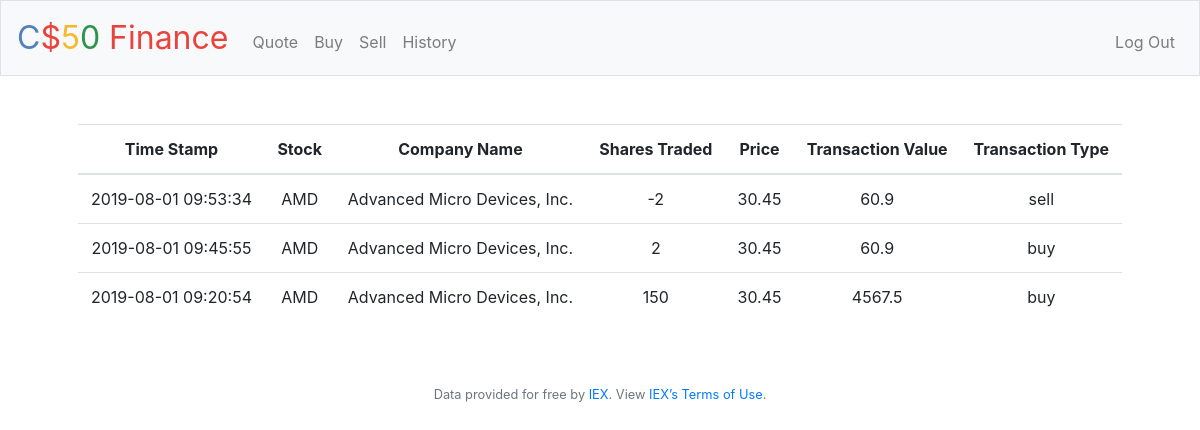
Screenshot of /history (signed in) with the database file from the repository.
### tables this page shows
CREATE TABLE 'transactions' ('transid' INTEGER PRIMARY KEY AUTOINCREMENT NOT NULL, 'id' INTEGER NOT NULL, 'type' TEXT NOT NULL, 'timestamp' DATETIME DEFAULT CURRENT_TIMESTAMP, 'symbol' TEXT NOT NULL, 'company' TEXT NOT NULL, 'price' REAL NOT NULL, 'quantity'  INTEGER NOT NULL  , 'tranvalue' REAL  NOT NULL);

### application.py (the view)
@app.route("/history")
@login_required
def history():
    rows = db.execute("SELECT * FROM transactions WHERE id= :id", id = session["user_id"])
    rows.reverse()
    return render_template("transaction.html", rows=rows)

### application.py (called while the page is built)
@app.after_request
def after_request(response):
    response.headers["Cache-Control"] = "no-cache, no-store, must-revalidate"
    response.headers["Expires"] = 0
    response.headers["Pragma"] = "no-cache"
    return response

### helpers.py (called while the page is built)
def login_required(f):
    @wraps(f)
    def decorated_function(*args, **kwargs):
        if session.get("user_id") is None:
            return redirect("/login")
        return f(*args, **kwargs)
    return decorated_function

### templates/transaction.html (shortened to what this page needs)
{% extends "layout.html" %}
{% block main %}
<table class = "table">
        <thead>
            <tr>
            <th scope = "col">Time Stamp</th>
            <th scope = "col">Stock</th>
            <th scope = "col">Company Name</th>
            <th scope = "col">Shares Traded</th>
            <th scope = "col">Price</th>
            <th scope = "col">Transaction Value</th>
            <th scope = "col">Transaction Type</th>
            </tr>
        </thead>
        <tbody>
        {% for row in rows %}
        <tr>
        <td>{{row["timestamp"]}}</td>
        <td>{{row["symbol"]}}</td>
        <td>{{row["company"]}}</td>
        <td>{{row["quantity"]}}</td>
        <td>{{row["price"]}}</td>
        <td>{{row["tranvalue"]}}</td>
        <td>{{row["type"]}}</td>
        </tr>
        {% endfor %}
        </tbody>
    </table>
{% endblock %}

### rows the page displays
transactions: timestamp "2019-08-01 09:53:34", symbol "AMD", company "Advanced Micro Devices, Inc.", quantity "-2", price "30.45", tranvalue "60.9", type "sell"
transactions: timestamp "2019-08-01 09:45:55", symbol "AMD", company "Advanced Micro Devices, Inc.", quantity "2", price "30.45", tranvalue "60.9", type "buy"
transactions: timestamp "2019-08-01 09:20:54", symbol "AMD", company "Advanced Micro Devices, Inc.", quantity "150", price "30.45", tranvalue "4567.5", type "buy"
